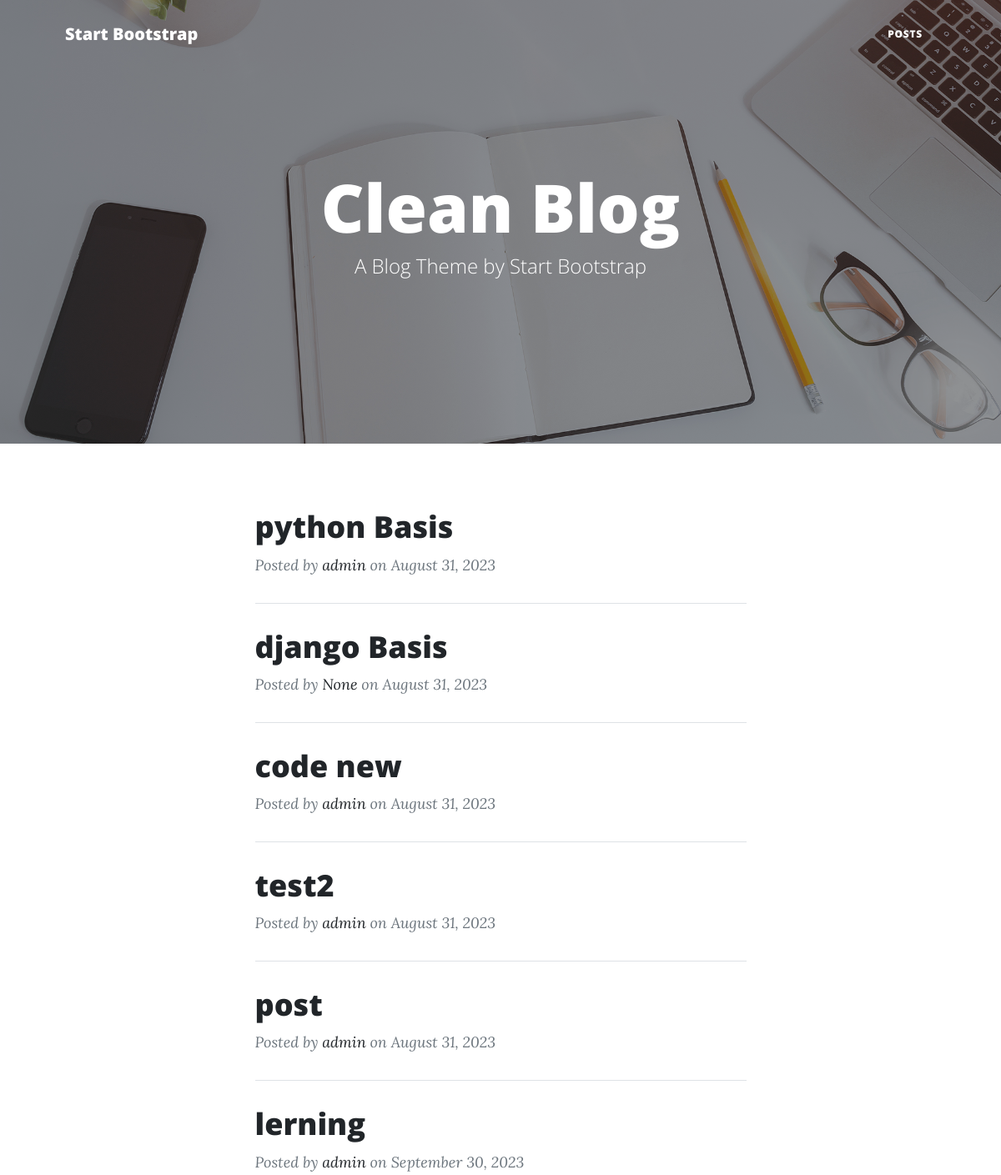
Before: /blog/ (upper part) with the older database file.
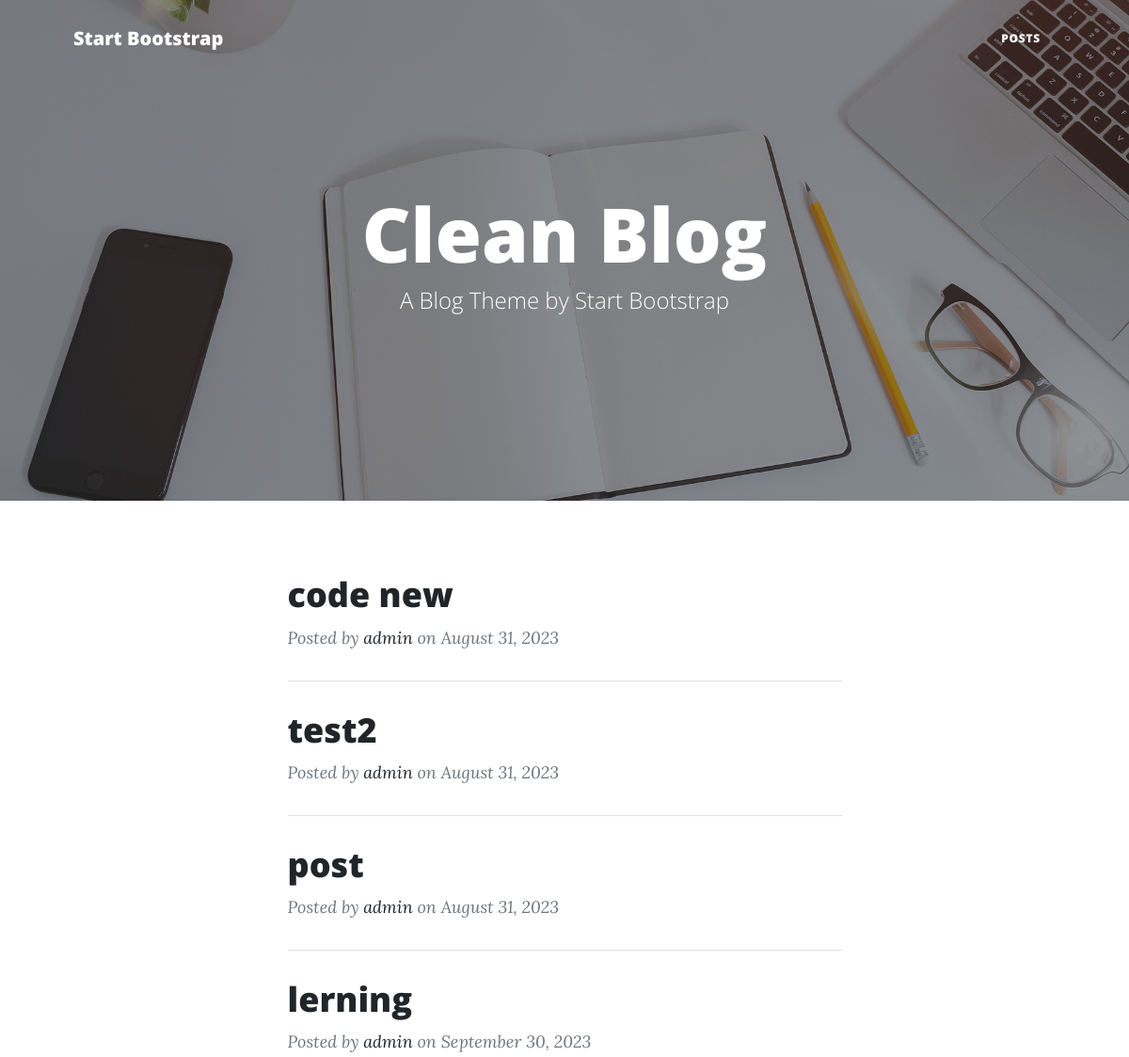
After: the same page with the newer database file.
### posts/models.py (models this page shows, shortened)
class Post(models.Model):
    author = models.ForeignKey(User,related_name='post_author',on_delete=models.SET_NULL,null=True)
    title = models.CharField(max_length=120)
    content = models.TextField(max_length=5000)
    publish_date = models.DateTimeField(default=timezone.now)
    tags = TaggableManager()
    imag=models.ImageField(upload_to='posts',null=True)
    slug = models.SlugField(null=True,blank=True)

### posts/view2.py (the view)
# urls.py: path('blog/',Postlist.as_view()),
class Postlist(generic.ListView):
    model = Post

### posts/templates/posts/post_list.html
{% extends "base.html" %}
{% load static %}
{% block body %}
        <header class="masthead" style="background-image: url('{% static 'assets/img/home-bg.jpg' %}')">
            <div class="container position-relative px-4 px-lg-5">
                <div class="row gx-4 gx-lg-5 justify-content-center">
                    <div class="col-md-10 col-lg-8 col-xl-7">
                        <div class="site-heading">
                            <h1>Clean Blog</h1>
                            <span class="subheading">A Blog Theme by Start Bootstrap</span>
                        </div>
                    </div>
                </div>
            </div>
        </header>
        <div class="container px-4 px-lg-5">
            <div class="row gx-4 gx-lg-5 justify-content-center">
                <div class="col-md-10 col-lg-8 col-xl-7">
                    {% for post in object_list %}
                        <div class="post-preview">
                        <a href="/blog/{{post.slug}}">
                            <h2 class="post-title">{{ post.title }}</h2>
                        </a>
                        <p class="post-meta">
                            Posted by
                            <a href="#!">{{post.author}}</a>
                            on  {{post.publish_date|date:"F t, o"}}
                        </p>
                        </div>
                    <hr class="my-4" />
                    {% endfor %}
                </div>
            </div>
        </div>
{% endblock  %}

Changed rows visible on the page:
removed Post: title "python Basis", author "admin", publish_date "August 31, 2023"
removed Post: title "django Basis", author "None", publish_date "August 31, 2023"
